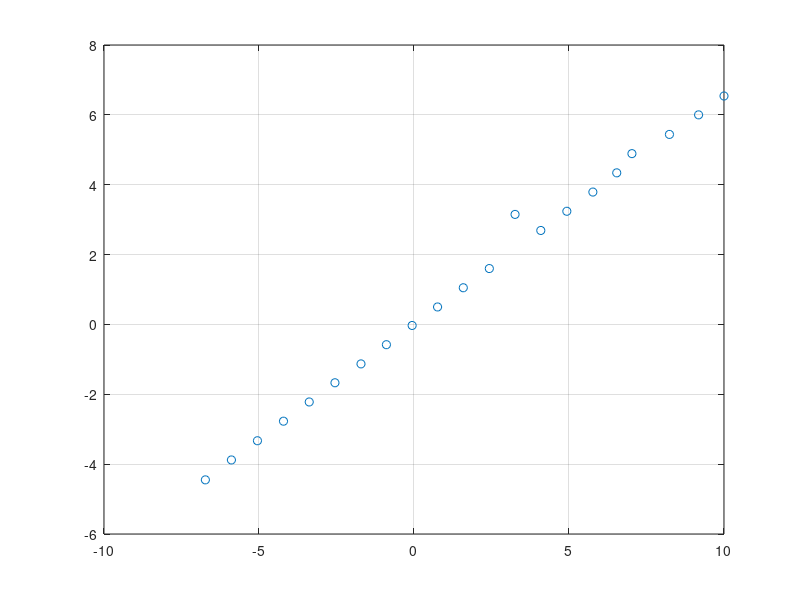

Recreate this plot in MATLAB.
clc;
clear all;
close all;
% x=[0,20,40,60,80,100,120,140,160,180,200,220,240,260,280,300,320,340,360];
% a=[0.9,12.88,24.1,33.1,38.1,37.9,32.0,23.5,11.4,2.5,15.9,26.6,34.4,38.5,37.5,33.0,23.2,13.3,0.4];
% b=[33.8,38.9,38.6,34.2,24.9,12.6,1.2,15.4,26.7,35.4,39.3,38.3,32.9,23.1,10.7,2.3,14.8,26,34.7];
% c=[33.9,25.6,14.1,0.1,13.3,25.1,34.5,39.1,38.7,33.1,24,11,2.3,16.2,26.2,35.1,39.1,38.7,34.2];
% plot(x,a,'r');
% hold on;
% plot(x,b);
% hold on;
% plot(x,c,'-o');
% grid on;

y=[6.54 6 5.44 4.89 4.34 3.79 3.24 2.69 3.15 1.60 1.05 0.5 -0.03 -0.58 -1.13 -1.67 -2.22 -2.77 -3.33 -3.88 -4.45];
x=[10 9.18 8.24 7.03 6.54 5.77 4.93 4.09 3.26 2.43 1.59 0.76 -0.06 -0.89 -1.71 -2.55 -3.38 -4.21 -5.05 -5.89 -6.73];
plot(x,y,'o');
grid on;

% y=[1.28 1.10 0.89 0.63 0.52 0.36 0.18 0.06 0.07 0.21 0.39 0.58 0.76 0.95 1.15 1.34 1.53 1.73 1.93 2.13 2.33];
% x=[10 9.16 8.30 7.46 6.61 5.77 4.93 4.09 3.26 2.43 1.59 0.76 -0.06 -0.89 -1.71 -2.55 -3.38 -4.21 -5.05 -5.89 -6.73];
% plot(x,y,'o');
% grid on;
